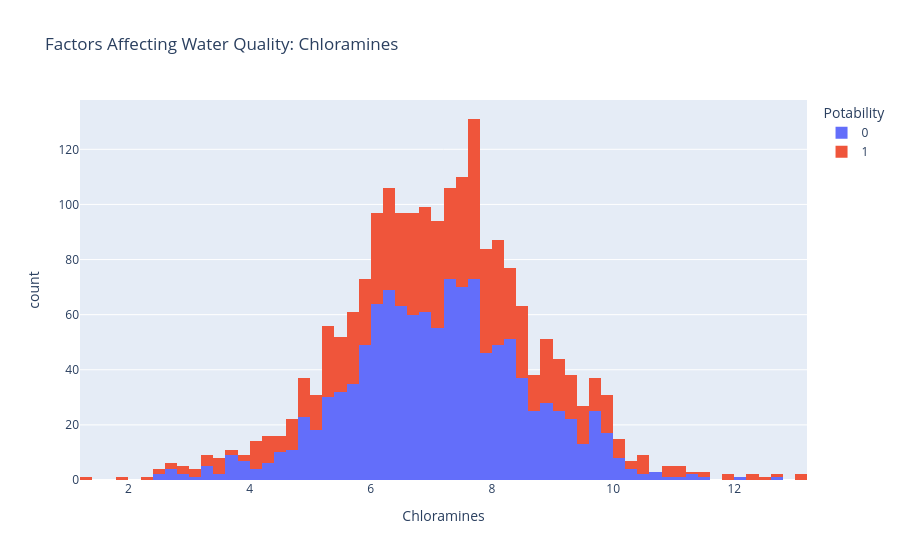

The code cell stored with this chart in its notebook:
### Code cell
import plotly.express as px
data = data
figure = px.histogram(
    data,
    x="Chloramines",
    color="Potability",
    title="Factors Affecting Water Quality: Chloramines"
)
figure.show()

### Figure 1 — Plotly figure (JSON) as saved in the notebook; plotly's stock layout.template omitted (floating-point values rounded to 4 significant figures; data arrays with more than 128 entries replaced by an {"elided": "..."} marker saying what was removed)
{"data": [{"bingroup": "x", "hovertemplate": "Potability=0<br>Chloramines=%{x}<br>count=%{y}<extra></extra>", "legendgroup": "0", "marker": {"color": "#636efa", "pattern": {"shape": ""}}, "name": "0", "orientation": "v", "showlegend": true, "type": "histogram", "x": {"elided": "1200 float values"}, "xaxis": "x", "yaxis": "y"}, {"bingroup": "x", "hovertemplate": "Potability=1<br>Chloramines=%{x}<br>count=%{y}<extra></extra>", "legendgroup": "1", "marker": {"color": "#EF553B", "pattern": {"shape": ""}}, "name": "1", "orientation": "v", "showlegend": true, "type": "histogram", "x": {"elided": "811 float values"}, "xaxis": "x", "yaxis": "y"}], "layout": {"barmode": "relative", "legend": {"title": {"text": "Potability"}, "tracegroupgap": 0}, "title": {"text": "Factors Affecting Water Quality: Chloramines"}, "xaxis": {"anchor": "y", "domain": [0, 1], "title": {"text": "Chloramines"}}, "yaxis": {"anchor": "x", "domain": [0, 1], "title": {"text": "count"}}}}
